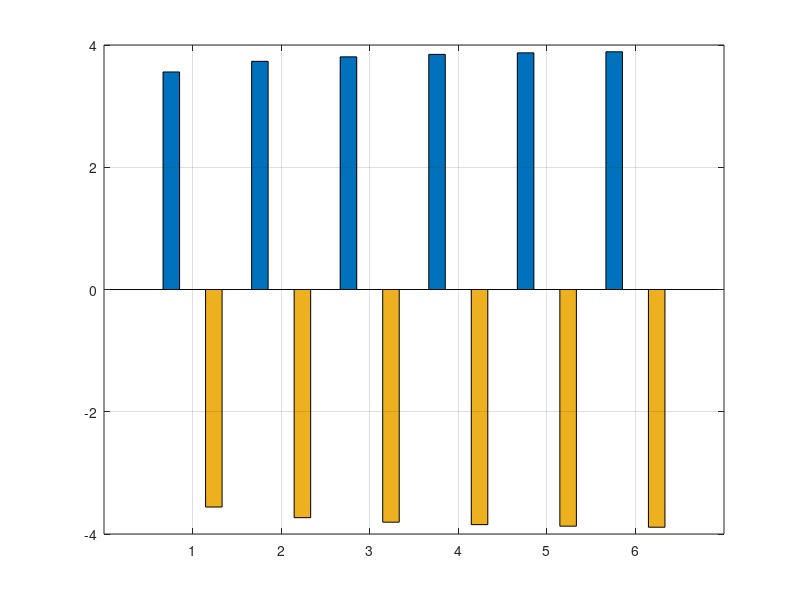

The MATLAB source for this figure: (Note: this script raises an error after producing the figure.)
%% tabla_informe.m — Tabla del informe y validación
clear; clc; close all;
rng(42);

%% ============ PARÁMETROS GLOBALES ============
beta  = 0.35;      % Definido aquí para que no falle después
span  = 6;
sps   = 8;
M     = 4;
BER_obj = [1e-2, 1e-3, 1e-4, 1e-5, 1e-6, 1e-7];

%% ============ CÁLCULO TEÓRICO ============
Qinv = @(p) sqrt(2) * erfcinv(2*p);

% 4-QAM y 4-PSK (Gray)
EbNo_QAM = 10*log10( Qinv(BER_obj).^2 / 2 );
EbNo_PSK = EbNo_QAM;

% 4-PAM (Gray, aproximación del vecino más cercano)
EbNo_PAM = 10*log10( Qinv(BER_obj/0.75).^2 / 0.8 );

% Matriz con los 3 esquemas: columnas = [4-PAM, 4-QAM, 4-PSK]
EbNo_tabla = [EbNo_PAM(:), EbNo_QAM(:), EbNo_PSK(:)];

%% ============ TABLA 1: Eb/N0 Teórico ============
fprintf('\n\n========= TABLA DE Eb/N0 TEÓRICO (dB) =========\n');
fprintf('  BER    |  Eb/N0 4-PAM |  Eb/N0 4-QAM |  Eb/N0 4-PSK\n');
fprintf('---------+--------------+--------------+--------------\n');
for j = 1:length(BER_obj)
    fprintf(' 10^%-3d  |    %6.2f    |    %6.2f    |    %6.2f\n', ...
        round(log10(BER_obj(j))), ...
        EbNo_tabla(j,1), EbNo_tabla(j,2), EbNo_tabla(j,3));
end
fprintf('===============================================\n');

%% ============ TABLA 2: Diferencias ΔEb/N0 ============
fprintf('\n\n============ TABLA DE DIFERENCIAS ΔEb/N0 (dB) ============\n');
fprintf('  BER    | 4PAM-4QAM | 4PSK-4QAM | 4PSK-4PAM\n');
fprintf('---------+-----------+-----------+-----------\n');
for j = 1:length(BER_obj)
    d1 = EbNo_tabla(j,1) - EbNo_tabla(j,2);   % 4PAM - 4QAM
    d2 = EbNo_tabla(j,3) - EbNo_tabla(j,2);   % 4PSK - 4QAM
    d3 = EbNo_tabla(j,3) - EbNo_tabla(j,1);   % 4PSK - 4PAM
    fprintf(' 10^%-3d  |   %+6.2f  |   %+6.2f  |   %+6.2f\n', ...
        round(log10(BER_obj(j))), d1, d2, d3);
end
fprintf('==========================================================\n');

%% ============ GRÁFICA DE BARRAS ============
figure('Name', 'Tabla ΔEb/N0', 'Position', [200 200 800 450]);
Delta = [EbNo_tabla(:,1) - EbNo_tabla(:,2), ...   % 4PAM - 4QAM
         EbNo_tabla(:,3) - EbNo_tabla(:,2), ...   % 4PSK - 4QAM
         EbNo_tabla(:,3) - EbNo_tabla(:,1)];      % 4PSK - 4PAM

b = bar(Delta, 'grouped');
grid on;
b(1).FaceColor = [0.2 0.4 0.8];
b(2).FaceColor = [0.2 0.7 0.3];
b(3).FaceColor = [0.8 0.2 0.2];

set(gca, 'XTickLabel', ...
    {'10^{-2}','10^{-3}','10^{-4}','10^{-5}','10^{-6}','10^{-7}'}, ...
    'FontSize', 11);
xlabel('BER', 'FontSize', 12);
ylabel('\Delta E_b/N_0 (dB)', 'FontSize', 12);
title('Diferencias de E_b/N_0 entre esquemas', 'FontSize', 13);
legend({'4PAM - 4QAM', '4PSK - 4QAM', '4PSK - 4PAM'}, ...
    'Location', 'best');
yline(0, 'k-', 'LineWidth', 1);

%% ============ TABLA 3: VALIDACIÓN POR SIMULACIÓN ============
fprintf('\n\nValidando por simulación (N = 500000 símbolos por esquema)...\n');

N_val = 500000; 
tipos_val = {'PAM', 'QAM', 'PSK'};
N_validar = 3; % Validar solo 1e-2, 1e-3, 1e-4
BER_sim = nan(N_validar, 3);

h = filtro_srrc(beta, span, sps);
retardo = span * sps;

for t = 1:3
    switch tipos_val{t}
        case 'PAM', [simb, bits_tx, k] = mapeo_pam(M, N_val);
        case 'QAM', [simb, bits_tx, k] = mapeo_qam(M, N_val);
        case 'PSK', [simb, bits_tx, k] = mapeo_psk(M, N_val);
    end
    C  = constelacion(M, tipos_val{t});
    tx = conv(mi_upsample(simb, sps), h, 'full');
    
    for j = 1:N_validar
        rx       = canal_awgn(tx, EbNo_tabla(j,t), k);
        filtrada = conv(rx, h, 'full');
        muestras = filtrada(retardo+1 : sps : retardo + N_val*sps);
        [bits_rx, ~] = decisor(muestras, C, k);
        BER_sim(j,t) = sum(bits_tx ~= bits_rx) / length(bits_tx);
    end
end

fprintf('\n===== BER SIMULADA vs BER OBJETIVO =====\n');
fprintf('  BER obj |  4-PAM sim  |  4-QAM sim  |  4-PSK sim\n');
fprintf('----------+-------------+-------------+------------\n');
for j = 1:N_validar
    fprintf('  %.0e  |  %.2e  |  %.2e  |  %.2e\n', ...
        BER_obj(j), BER_sim(j,1), BER_sim(j,2), BER_sim(j,3));
end
fprintf('========================================\n');
